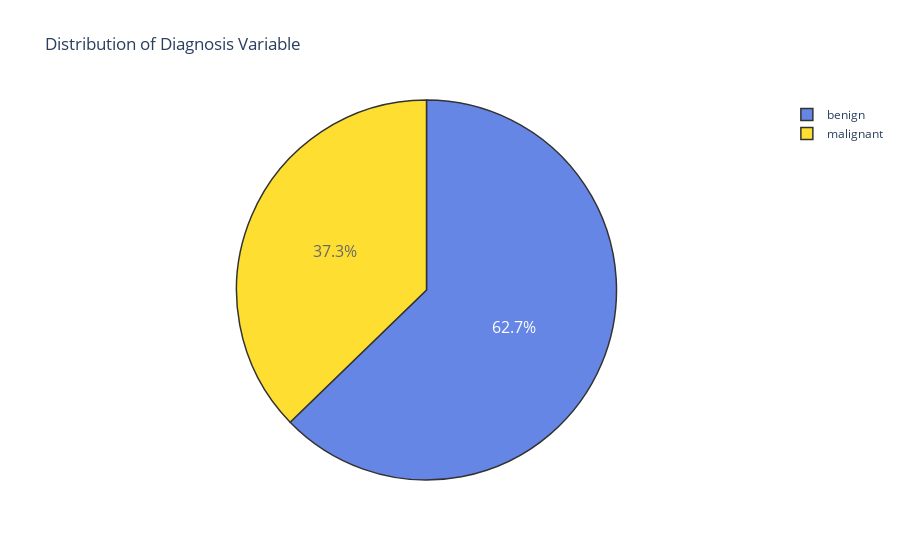

Notebook code cell kept with this figure:
### Code cell
# Percentage of Malignant and Benign Tumors
trace = go.Pie(labels = ['benign','malignant'], values = data['diagnosis'].value_counts(), 
               textfont=dict(size=16), opacity = 0.8,
               marker=dict(colors=['royalblue', 'gold'], 
                           line=dict(color='#000000', width=1.5)))


layout = dict(title =  'Distribution of Diagnosis Variable')
           
fig = dict(data = [trace], layout=layout)
py.iplot(fig)

### Figure 1 — Plotly figure (JSON) as saved in the notebook; plotly's stock layout.template omitted (floating-point values rounded to 4 significant figures)
{"data": [{"labels": ["benign", "malignant"], "marker": {"colors": ["royalblue", "gold"], "line": {"color": "#000000", "width": 1.5}}, "opacity": 0.8, "textfont": {"size": 16}, "type": "pie", "values": [357, 212]}], "layout": {"title": {"text": "Distribution of Diagnosis Variable"}}}
